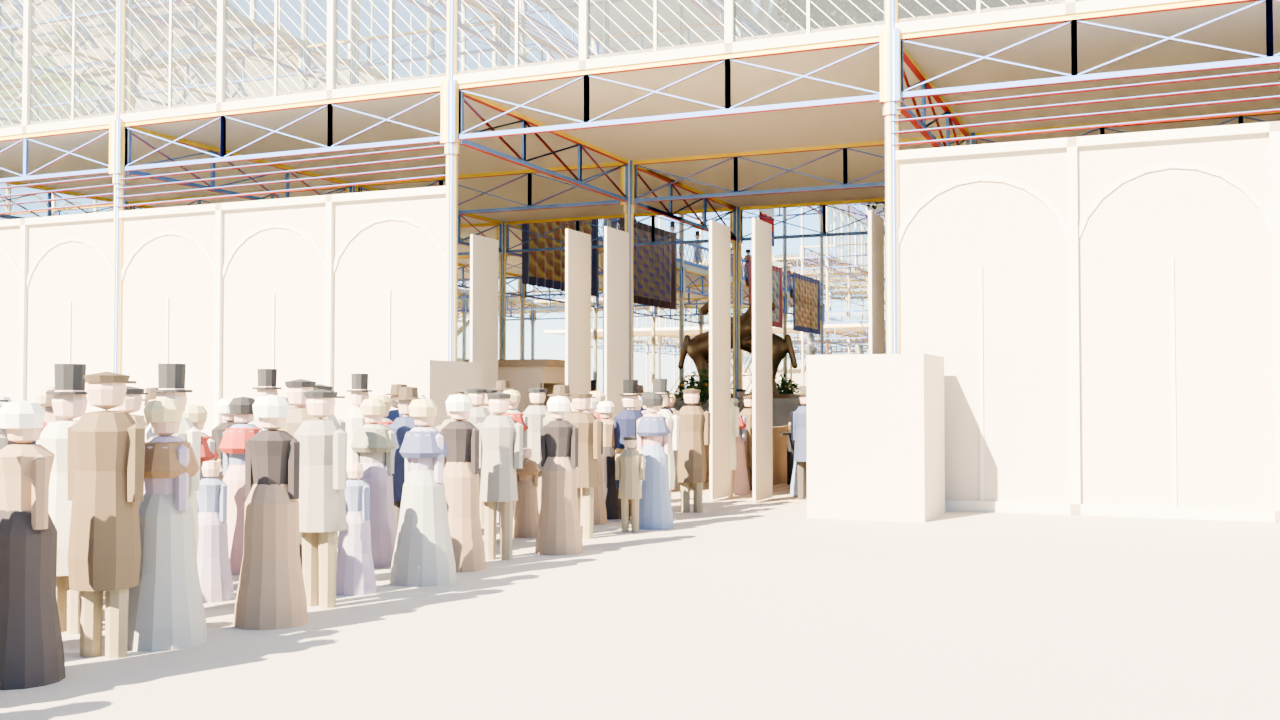
#> input picture course-models/crystal-palace-1851-fitout-grok/renders/h01/CP026_shilling_ext_start.png, 1280 x 720 px, found by its file name
$ python cand_cp026_env_pairs.py ../renders/h01/CP026_shilling_ext_start.png
#> lines starting #> are read from the running program, lines starting #| are printed output that depends on the picture
"""2026-11-10 pairs for the CP026 environment-only polish (DEPARTURES FT56/FT56b, FT57, FT59; no FT55). Parent verdict KEEP.
before = live renders/h03/CP026_shilling_ext_start.png as it was before the KEEP (people v3.1, look v1.1 exterior_midday, exposure -0.7).
after  = renders/candidates/cp026_env_20261110/after/CP026_shilling_ext_start.png (same recipe, same exposure -0.7).
-> survey look/pairs_geo/KEEP_CP026_env_start_{before,after,pair,detail_pair}.png
   python3 scripts/cand_cp026_env_pairs.py [--before PATH]   (default before = live PNG; after the KEEP pass the pre-keep PNG)"""
from PIL import Image, ImageDraw, ImageFont, ImageStat
import os, shutil, sys
H = os.path.dirname(os.path.dirname(os.path.abspath(__file__))); OUT = "/workspace/crystal-palace-survey/look/pairs_geo"
try: FN = ImageFont.truetype("/usr/share/fonts/truetype/dejavu/DejaVuSans.ttf", 20)
except Exception: FN = ImageFont.load_default()
LB = "BEFORE live h03 CP026_shilling_ext_start (exp -0.7)"
LA = "AFTER KEEP: gravel apron, vertical south boarding, Downes 4 ft 9 in pedestals; people v3.1 untouched (exp -0.7)"
a = sys.argv[sys.argv.index("--before") + 1] if "--before" in sys.argv else f"{H}/renders/h03/CP026_shilling_ext_start.png"
b = f"{H}/renders/candidates/cp026_env_20261110/after/CP026_shilling_ext_start.png"
P = f"{OUT}/KEEP_CP026_env_start"
shutil.copy(a, P + "_before.png"); shutil.copy(b, P + "_after.png")
A, B = Image.open(a).convert("RGB"), Image.open(b).convert("RGB")
def luma(im): return ImageStat.Stat(im.convert("L")).mean[0]
def pair(A, B, la, lb, out):
    S = Image.new("RGB", (A.width + B.width + 10, max(A.height, B.height) + 36), (20, 20, 20)); S.paste(A, (0, 36)); S.paste(B, (A.width + 10, 36))
#> after `S = Image.new('RGB', (A.width + B.width + 10, max(A.height, B.height) `: S: PIL image 2570x756 RGB; every value is 20
#> after `S.paste(A, (0, 36))`:
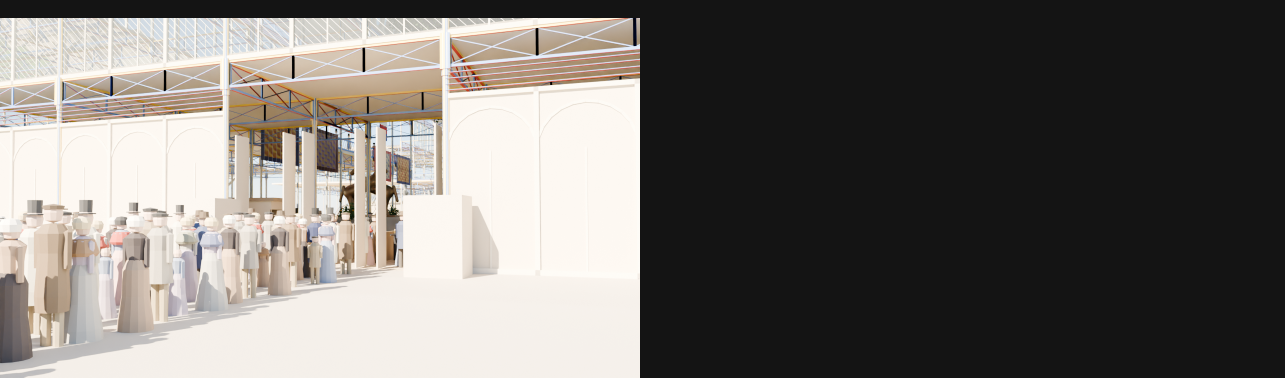
#> S: PIL image 2570x756 RGB (shown at 1/2 size); mean R, G, B 114.9, 110.8, 106.7
#> after `S.paste(B, (A.width + 10, 36))`:
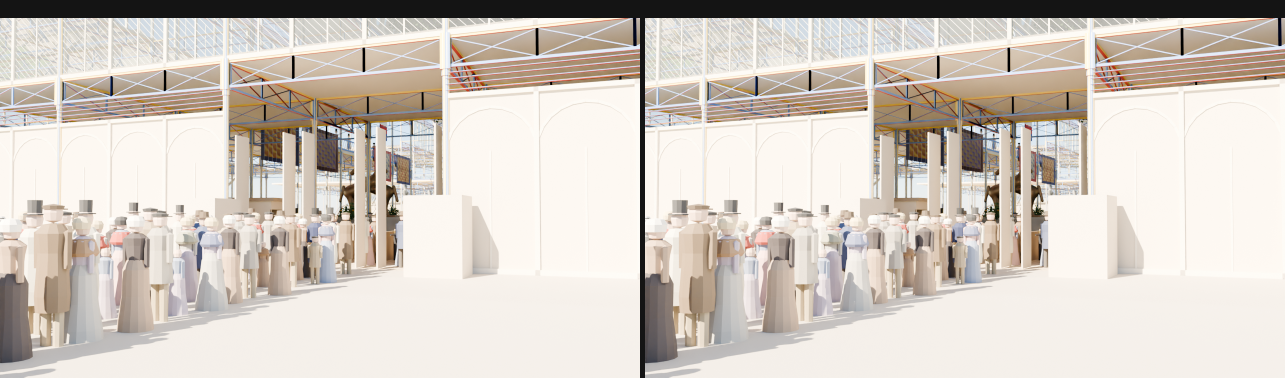
#> S: PIL image 2570x756 RGB (shown at 1/2 size); mean R, G, B 209.8, 201.6, 193.4
    d = ImageDraw.Draw(S); d.text((10, 7), la, fill=(255, 255, 255), font=FN); d.text((A.width + 20, 7), lb, fill=(255, 255, 255), font=FN); S.save(out)
#> after `d = ImageDraw.Draw(S)`:
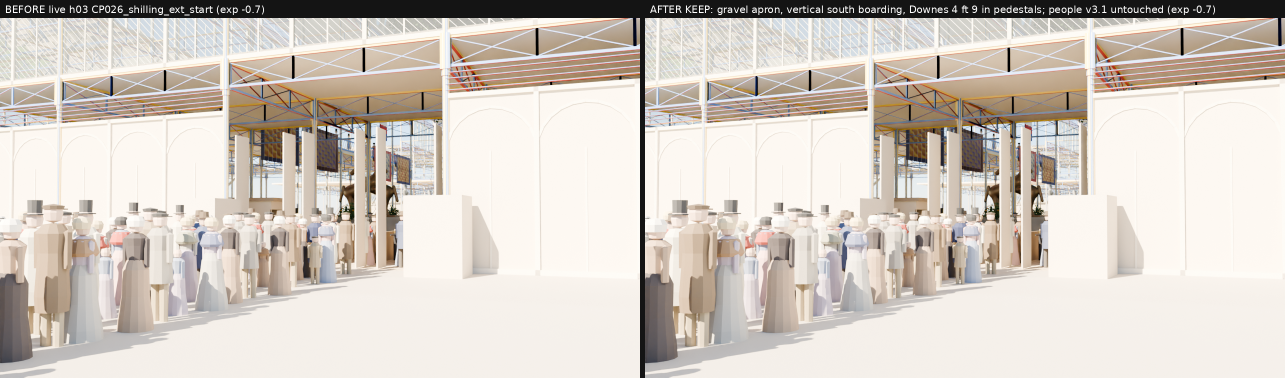
#> saved as KEEP_CP026_env_start_pair.png: PIL image 2570x756 RGB (shown at 1/2 size); mean R, G, B 210.6, 202.5, 194.2
pair(A, B, LB, LA, P + "_pair.png")
box = (0, 330, 853, 720)   # lower 54 %: queue, pedestal, gravel at 1.5x
ca, cb = [im.crop(box).resize((int(853 * 1.5), int(390 * 1.5)), Image.LANCZOS) for im in (A, B)]
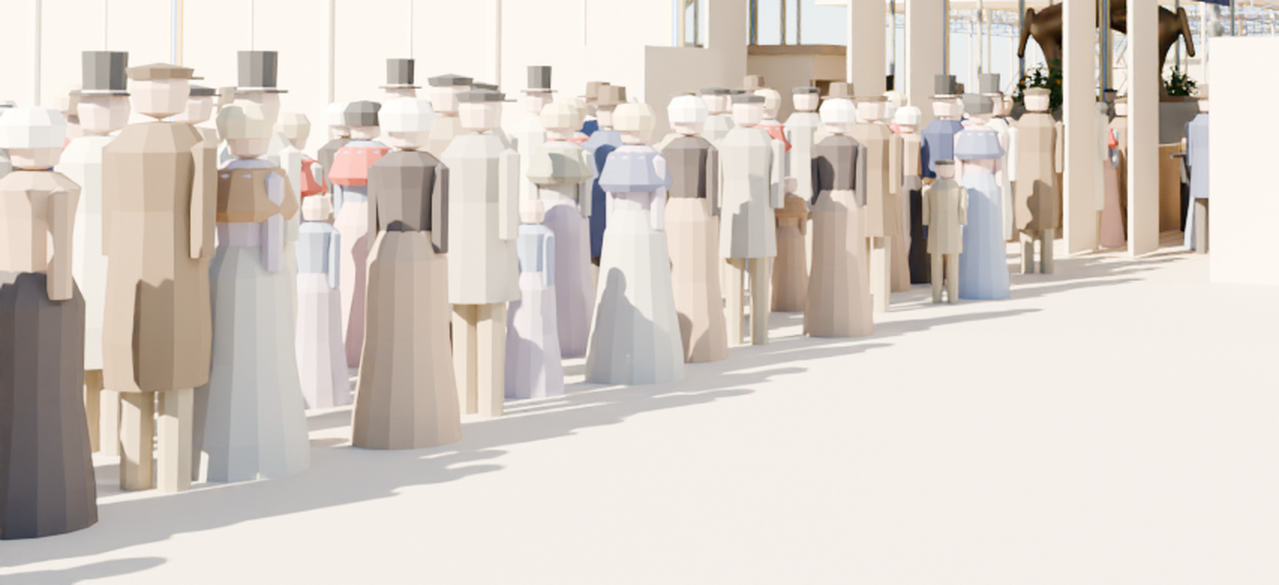
#> ca: PIL image 1279x585 RGB; mean R, G, B 215.5, 206.9, 199.3
pair(ca, cb, "BEFORE detail 1.5x", "AFTER detail 1.5x", P + "_detail_pair.png")
#> call 2 of pair, with la = 'BEFORE detail 1.5x', lb = 'AFTER detail 1.5x'
#> in pair (call 2), `S = Image.new('RGB', (A.width + B.width + 10, max(A.height, B.height) `: S: PIL image 2568x621 RGB; every value is 20
#> in pair (call 2), `S.paste(A, (0, 36))`:
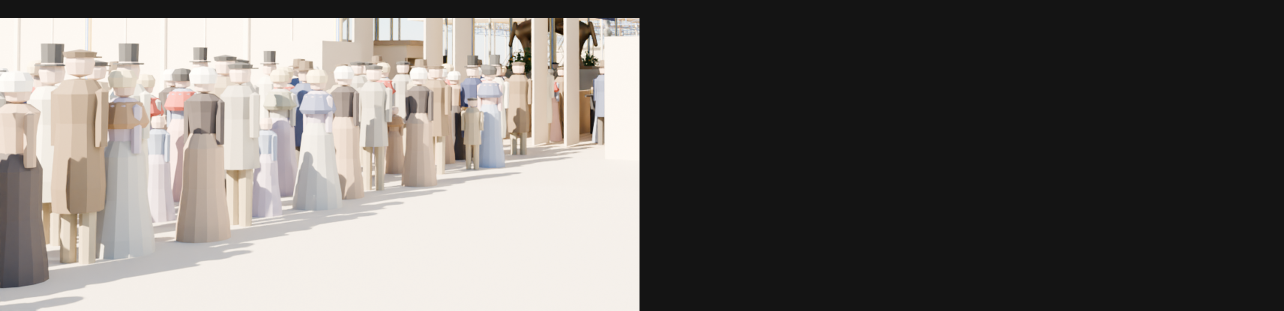
#> S: PIL image 2568x621 RGB (shown at 1/2 size); mean R, G, B 111.7, 107.7, 104.1
#> in pair (call 2), `S.paste(B, (A.width + 10, 36))`:
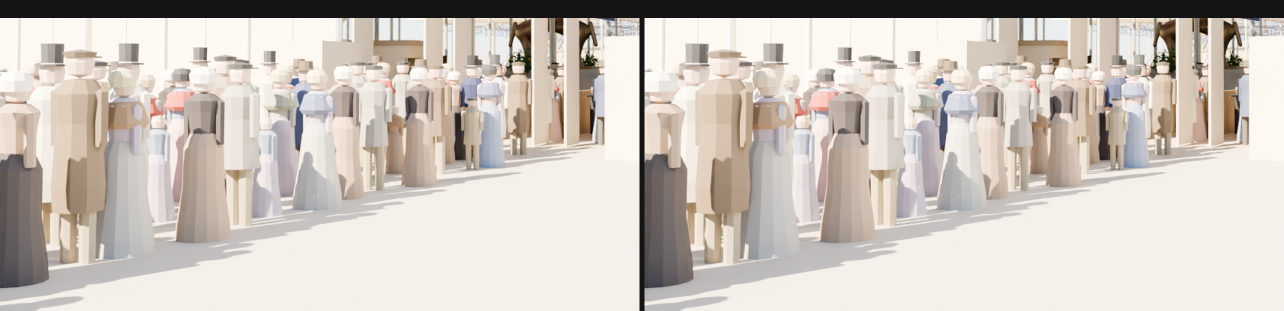
#> S: PIL image 2568x621 RGB (shown at 1/2 size); mean R, G, B 203.4, 195.4, 188.2
#> in pair (call 2), `d = ImageDraw.Draw(S)`:
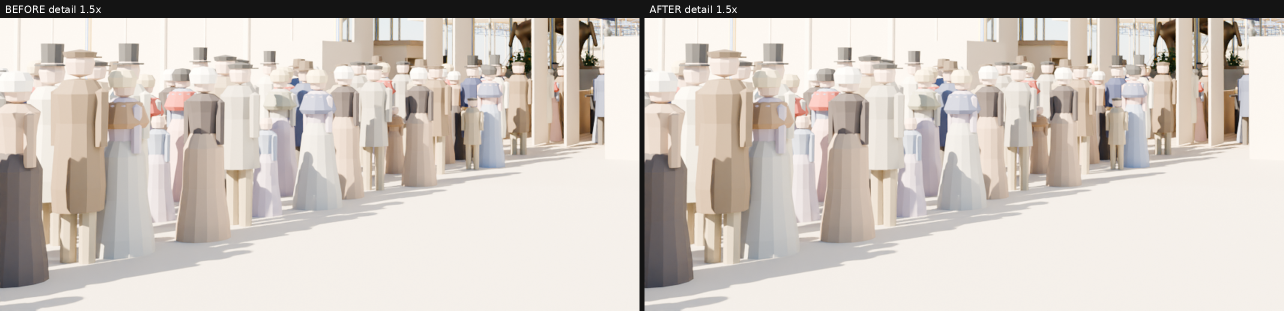
#> saved as KEEP_CP026_env_start_detail_pair.png: PIL image 2568x621 RGB (shown at 1/2 size); mean R, G, B 203.7, 195.6, 188.5
print("PAIRS", P + "_{before,after,pair,detail_pair}.png", f"luma {luma(A):.2f} -> {luma(B):.2f}")
#| PAIRS /workspace/crystal-palace-survey/look/pairs_geo/KEEP_CP026_env_start_{before,after,pair,detail_pair}.png luma 213.10 -> 213.10

$ run again, with course-models/crystal-palace-1851-fitout-grok/renders/h01/CP026_turnstiles_start.png copied over course-models/crystal-palace-1851-fitout-grok/renders/h01/CP026_shilling_ext_start.png
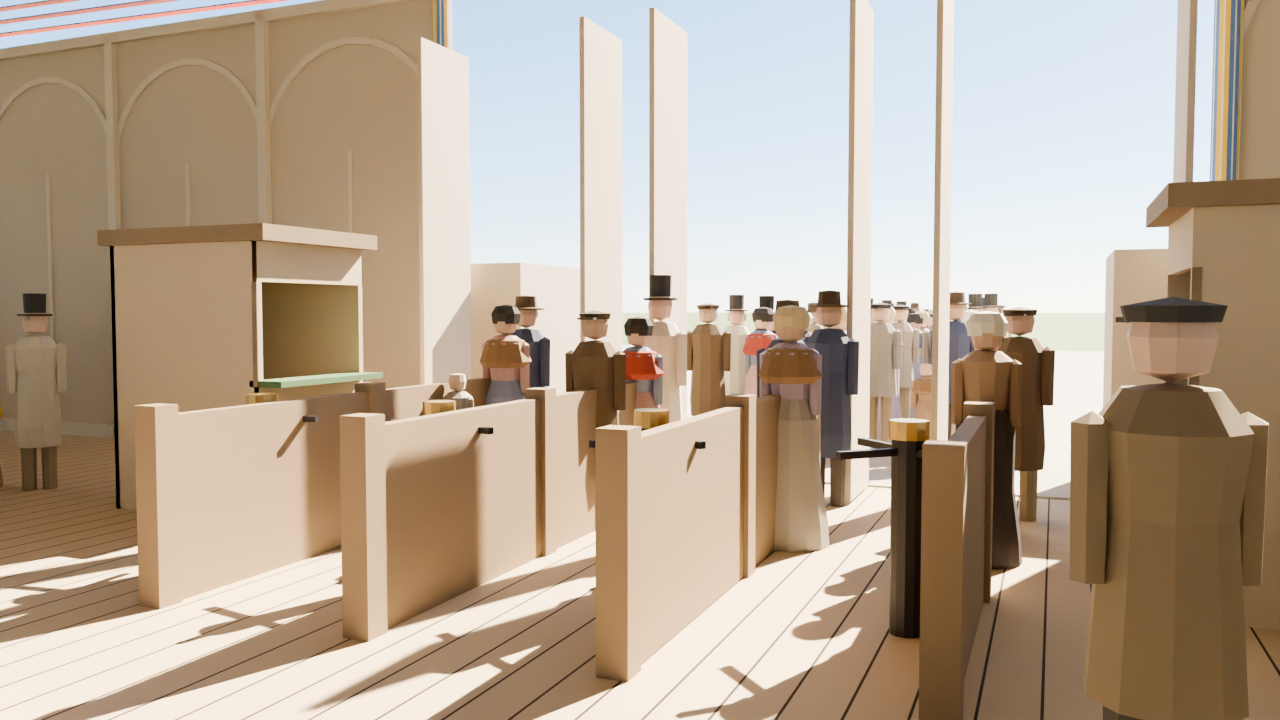
#> input picture course-models/crystal-palace-1851-fitout-grok/renders/h01/CP026_turnstiles_start.png, 1280 x 720 px, found by its file name
#> S: PIL image 2570x756 RGB; every value is 20
#> `ca, cb = [im.crop(box).resize((int(853 * 1.5), int(390 * 1.5)), Image...`:
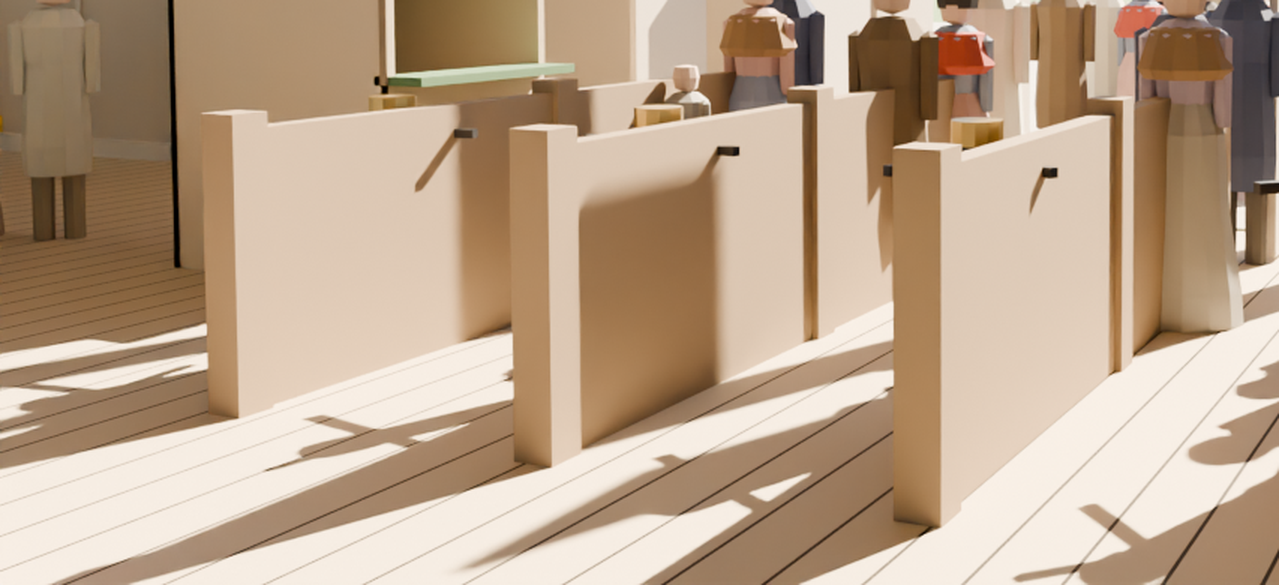
#> ca: PIL image 1279x585 RGB; mean R, G, B 187.5, 163.4, 139.7
#> S: PIL image 2568x621 RGB; every value is 20
#> in pair (call 2), `d = ImageDraw.Draw(S)`:
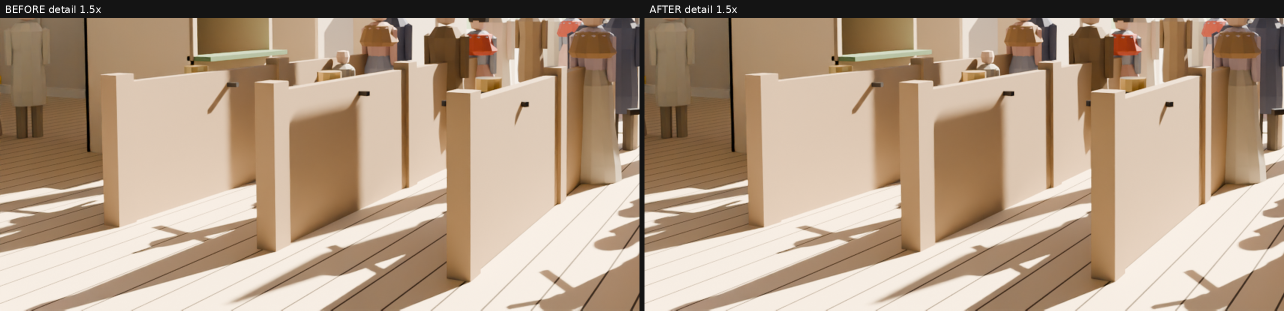
#> saved as KEEP_CP026_env_start_detail_pair.png: PIL image 2568x621 RGB (shown at 1/2 size); mean R, G, B 177.4, 154.8, 132.5
#| PAIRS /workspace/crystal-palace-survey/look/pairs_geo/KEEP_CP026_env_start_{before,after,pair,detail_pair}.png luma 168.70 -> 168.70
